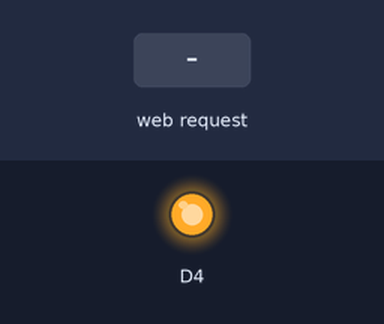
Bench run of a sketch on a simulated ESP8266 (NodeMCU). Shown: output pins drawn as LEDs (lit = HIGH). The inputs (shaded band) are chosen by the test bench. What the sketch prints to the serial monitor is not drawn.

Above: at 2.2 s.
2.3 s: HTTP request GET /cmd1 received
At 3.1 s:
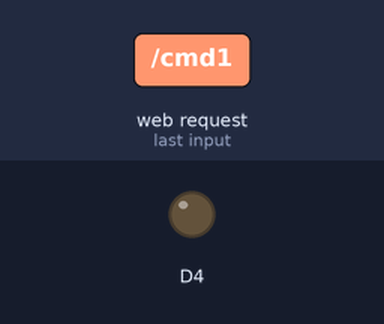
3.8 s: HTTP request GET /cmd2 received
At 4.3 s:
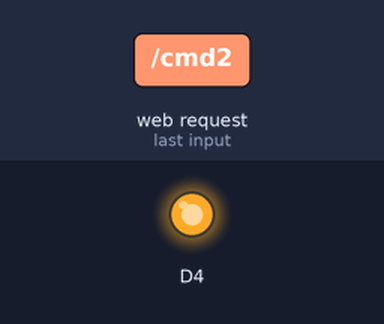
Timing chart, 0 to 6.8 s (numbered marks = the images above; inputs shaded):
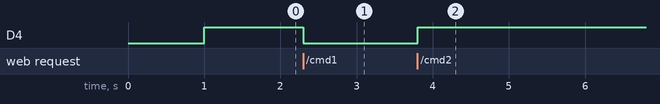

The sketch:

ESP_RGB_LED.ino
```cpp
// this code for testing wifi access point control
// www.dcmote.duino,lk
// coding by Tharindu Ireshana : Leader of DCmote Open Sourse Project
// www.facebook.com/dcremote
// https://github.com/irashana
// www.facebook.com/tharinduireshana
// tirashana@gmail.com
// 94715376785


#include <ESP8266WiFi.h>
#include <WiFiClient.h>
#include <ESP8266WebServer.h>

/* Set these to your desired credentials. */
const char* ssid = "ESP-Accesspoint";
const char* password = "12345678";  // set to "" for open access point w/o passwortd

ESP8266WebServer server(80);

const String HTTP_HEAD           = "<!DOCTYPE html><html lang=\"en\"><head><meta name=\"viewport\" content=\"width=device-width, initial-scale=1, user-scalable=no\"/><title>{v}</title>";
const String HTTP_STYLE  = "<style>.c{text-align: center;} div,input{padding:5px;font-size:1em;}  input{width:90%;}  body{text-align: center;font-family:verdana;} button{border:0;border-radius:0.6rem;background-color:#1fb3ec;color:#fdd;line-height:2.4rem;font-size:1.2rem;width:100%;} .q{float: right;width: 64px;text-align: right;} .button2 {background-color: #008CBA;} .button3 {background-color: #f44336;} .button4 {background-color: #e7e7e7; color: black;} .button5 {background-color: #555555;} .button6 {background-color: #4CAF50;} </style>";
const String HTTP_SCRIPT        = "<script>function c(l){document.getElementById('s').value=l.innerText||l.textContent;document.getElementById('p').focus();}</script>";
const String HTTP_HEAD_END      = "</head><body><div style='text-align:left;display:inline-block;min-width:260px;'>";

const String HOMEPAGE = "<form action=\"/cmd1\" method=\"get\"><button class=\"button3\">On</button></form><br/><form action=\"/cmd2\" method=\"get\"><button class=\"button4\">Off</button></form><br/>    ";

/* Just a little test message.  Go to http://192.168.4.1 in a web browser
   connected to this access point to see it.
*/
void handleRoot() {
  String s = HTTP_HEAD;
  s += HTTP_STYLE;
  s += HTTP_SCRIPT;
  s += HTTP_HEAD_END;
  s += "<H3>ESP8266 Access Point</H3>";
  s += HOMEPAGE;
  server.send(200, "text/html", s);

}

void cmd1() {
  String s = HTTP_HEAD;
  s += HTTP_STYLE;
  s += HTTP_SCRIPT;
  s += HTTP_HEAD_END;
  s += "<H3>ESP8266 Access Point</H3>";
  s += HOMEPAGE;
  server.send(200, "text/html", s);
  digitalWrite(D4, LOW);
}

void cmd2() {
  String s = HTTP_HEAD;
  s += HTTP_STYLE;
  s += HTTP_SCRIPT;
  s += HTTP_HEAD_END;
  s += "<H3>ESP8266 Access Point</H3>";
  s += HOMEPAGE;
  server.send(200, "text/html", s);
  digitalWrite(D4, HIGH);

}

void setup() {
  delay(1000);
  pinMode(D4, OUTPUT);

  digitalWrite(D4, HIGH);

  Serial.begin(115200);
  Serial.println();
  Serial.print("Configuring access point...");
  /* You can remove the password parameter if you want the AP to be open. */
  WiFi.softAP(ssid, password);

  IPAddress myIP = WiFi.softAPIP();
  Serial.print("AP IP address: ");
  Serial.println(myIP);
  server.on("/", handleRoot);
  server.on("/cmd1", cmd1);
  server.on("/cmd2", cmd2);

  server.begin();
  Serial.println("HTTP server started");
}

void loop() {
  server.handleClient();
}
```

Measured:
- after the input at 2.3 s, D4: HIGH → LOW at once
- after the input at 3.8 s, D4: LOW → HIGH at once
